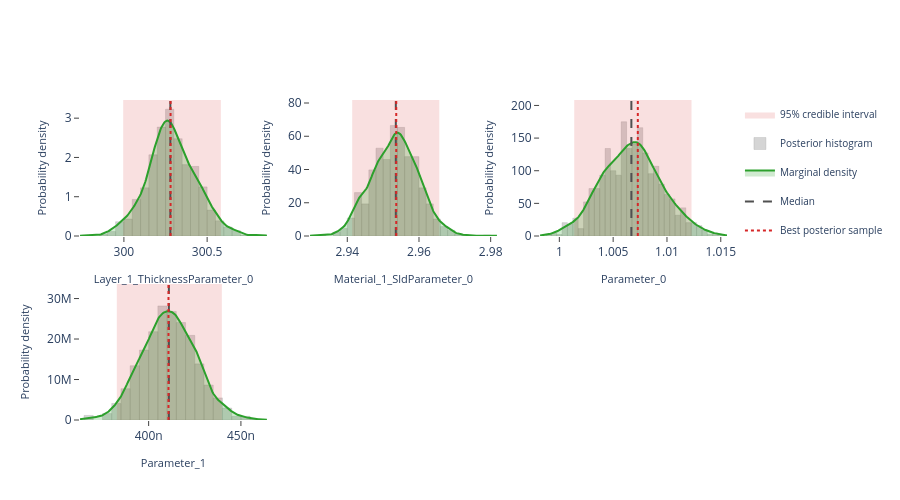

This figure's notebook cell:
### Markdown cell above
## Interactive posterior plots

The next three cells render the same Plotly figures that are shown on the
Bayesian Posterior tab of the EasyReflectometryApp:

* **Marginals** — per-parameter distribution: histogram + smooth KDE marginal,
  shaded 95% credible interval, and median / best-sample lines
  (`plot_distribution` or `posterior.distribution()`)
* **Corner plot** — pairwise marginals + 2-D contours + scatter (`plot_corner`)
* **Traces** — per-chain trace + marginal histogram (`plot_trace`)

The standalone helpers are called with ``return_figure=True`` so they return a
Plotly ``Figure`` that we render in the notebook with ``fig.show()``; the
``PosteriorResults`` methods return the figure directly.

### Code cell
# ---- Marginal posterior distributions ---------------------------------------
# One panel per free parameter, each overlaying the posterior histogram, a
# smooth Gaussian-KDE marginal, the shaded 95% credible interval, and the
# median / best-sample reference lines.  Mirrors the "Marginals" sub-tab in
# the EasyReflectometryApp.

# The PosteriorResults method passes ``logp`` through automatically so the
# best posterior sample (MAP) line is drawn:
fig = posterior.distribution()
fig.show()

# Standalone equivalent (pass ``logp`` to get the best-sample line):
# fig = plot_distribution(
#     posterior.draws,
#     posterior.param_names,
#     logp=posterior.logp,
#     return_figure=True,
# )
# fig.show()

### Figure 1 — Plotly figure (JSON) as saved in the notebook; plotly's stock layout.template omitted (floating-point values rounded to 4 significant figures; data arrays with more than 128 entries replaced by an {"elided": "..."} marker saying what was removed)
{"data": [{"fill": "toself", "fillcolor": "rgba(214, 39, 40, 0.14)", "hoverinfo": "skip", "legendgroup": "95% credible interval", "line": {"color": "rgba(214, 39, 40, 0.14)", "width": 0}, "mode": "lines", "name": "95% credible interval", "showlegend": true, "type": "scatter", "x": [300.0, 300.6, 300.6, 300.0, 300.0], "xaxis": "x", "y": [0.0, 0.0, 3.463, 3.463, 0.0], "yaxis": "y"}, {"histnorm": "probability density", "hovertemplate": "sample=%{x:.4f}<br>density: %{y:.2f}<extra></extra>", "legendgroup": "histogram", "marker": {"color": "rgba(120, 120, 120, 0.38)", "line": {"color": "rgba(120, 120, 120, 0.24)", "width": 1}}, "name": "Posterior histogram", "nbinsx": 40, "opacity": 0.82, "showlegend": true, "type": "histogram", "x": {"elided": "880 float values"}, "xaxis": "x", "yaxis": "y"}, {"fill": "tozeroy", "fillcolor": "rgba(44, 160, 44, 0.22)", "hovertemplate": "Layer_1_ThicknessParameter_0: %{x:.4f}<br>density: %{y:.4f}<extra></extra>", "legendgroup": "marginal", "line": {"color": "rgb(44, 160, 44)", "width": 2}, "mode": "lines", "name": "Marginal density", "showlegend": true, "type": "scatter", "x": {"elided": "256 float values"}, "xaxis": "x", "y": {"elided": "256 float values"}, "yaxis": "y"}, {"hovertemplate": "Median: %{x:.4f}<extra></extra>", "legendgroup": "Median", "line": {"color": "rgb(80, 80, 80)", "dash": "dash", "width": 2}, "mode": "lines", "name": "Median", "showlegend": true, "type": "scatter", "x": [300.3, 300.3], "xaxis": "x", "y": [0.0, 3.463], "yaxis": "y"}, {"hovertemplate": "Best posterior sample: %{x:.4f}<extra></extra>", "legendgroup": "Best posterior sample", "line": {"color": "rgb(214, 39, 40)", "dash": "dot", "width": 2}, "mode": "lines", "name": "Best posterior sample", "showlegend": true, "type": "scatter", "x": [300.3, 300.3], "xaxis": "x", "y": [0.0, 3.463], "yaxis": "y"}, {"fill": "toself", "fillcolor": "rgba(214, 39, 40, 0.14)", "hoverinfo": "skip", "legendgroup": "95% credible interval", "line": {"color": "rgba(214, 39, 40, 0.14)", "width": 0}, "mode": "lines", "name": "95% credible interval", "showlegend": false, "type": "scatter", "x": [2.941, 2.966, 2.966, 2.941, 2.941], "xaxis": "x2", "y": [0.0, 0.0, 81.8, 81.8, 0.0], "yaxis": "y2"}, {"histnorm": "probability density", "hovertemplate": "sample=%{x:.4f}<br>density: %{y:.2f}<extra></extra>", "legendgroup": "histogram", "marker": {"color": "rgba(120, 120, 120, 0.38)", "line": {"color": "rgba(120, 120, 120, 0.24)", "width": 1}}, "name": "Posterior histogram", "nbinsx": 40, "opacity": 0.82, "showlegend": false, "type": "histogram", "x": {"elided": "880 float values"}, "xaxis": "x2", "yaxis": "y2"}, {"fill": "tozeroy", "fillcolor": "rgba(44, 160, 44, 0.22)", "hovertemplate": "Material_1_SldParameter_0: %{x:.4f}<br>density: %{y:.4f}<extra></extra>", "legendgroup": "marginal", "line": {"color": "rgb(44, 160, 44)", "width": 2}, "mode": "lines", "name": "Marginal density", "showlegend": false, "type": "scatter", "x": {"elided": "256 float values"}, "xaxis": "x2", "y": {"elided": "256 float values"}, "yaxis": "y2"}, {"hovertemplate": "Median: %{x:.4f}<extra></extra>", "legendgroup": "Median", "line": {"color": "rgb(80, 80, 80)", "dash": "dash", "width": 2}, "mode": "lines", "name": "Median", "showlegend": false, "type": "scatter", "x": [2.954, 2.954], "xaxis": "x2", "y": [0.0, 81.8], "yaxis": "y2"}, {"hovertemplate": "Best posterior sample: %{x:.4f}<extra></extra>", "legendgroup": "Best posterior sample", "line": {"color": "rgb(214, 39, 40)", "dash": "dot", "width": 2}, "mode": "lines", "name": "Best posterior sample", "showlegend": false, "type": "scatter", "x": [2.954, 2.954], "xaxis": "x2", "y": [0.0, 81.8], "yaxis": "y2"}, {"fill": "toself", "fillcolor": "rgba(214, 39, 40, 0.14)", "hoverinfo": "skip", "legendgroup": "95% credible interval", "line": {"color": "rgba(214, 39, 40, 0.14)", "width": 0}, "mode": "lines", "name": "95% credible interval", "showlegend": false, "type": "scatter", "x": [1.001, 1.012, 1.012, 1.001, 1.001], "xaxis": "x3", "y": [0.0, 0.0, 208.3, 208.3, 0.0], "yaxis": "y3"}, {"histnorm": "probability density", "hovertemplate": "sample=%{x:.4f}<br>density: %{y:.2f}<extra></extra>", "legendgroup": "histogram", "marker": {"color": "rgba(120, 120, 120, 0.38)", "line": {"color": "rgba(120, 120, 120, 0.24)", "width": 1}}, "name": "Posterior histogram", "nbinsx": 40, "opacity": 0.82, "showlegend": false, "type": "histogram", "x": {"elided": "880 float values"}, "xaxis": "x3", "yaxis": "y3"}, {"fill": "tozeroy", "fillcolor": "rgba(44, 160, 44, 0.22)", "hovertemplate": "Parameter_0: %{x:.4f}<br>density: %{y:.4f}<extra></extra>", "legendgroup": "marginal", "line": {"color": "rgb(44, 160, 44)", "width": 2}, "mode": "lines", "name": "Marginal density", "showlegend": false, "type": "scatter", "x": {"elided": "256 float values"}, "xaxis": "x3", "y": {"elided": "256 float values"}, "yaxis": "y3"}, {"hovertemplate": "Median: %{x:.4f}<extra></extra>", "legendgroup": "Median", "line": {"color": "rgb(80, 80, 80)", "dash": "dash", "width": 2}, "mode": "lines", "name": "Median", "showlegend": false, "type": "scatter", "x": [1.007, 1.007], "xaxis": "x3", "y": [0.0, 208.3], "yaxis": "y3"}, {"hovertemplate": "Best posterior sample: %{x:.4f}<extra></extra>", "legendgroup": "Best posterior sample", "line": {"color": "rgb(214, 39, 40)", "dash": "dot", "width": 2}, "mode": "lines", "name": "Best posterior sample", "showlegend": false, "type": "scatter", "x": [1.007, 1.007], "xaxis": "x3", "y": [0.0, 208.3], "yaxis": "y3"}, {"fill": "toself", "fillcolor": "rgba(214, 39, 40, 0.14)", "hoverinfo": "skip", "legendgroup": "95% credible interval", "line": {"color": "rgba(214, 39, 40, 0.14)", "width": 0}, "mode": "lines", "name": "95% credible interval", "showlegend": false, "type": "scatter", "x": [3.827e-07, 4.397e-07, 4.397e-07, 3.827e-07, 3.827e-07], "xaxis": "x4", "y": [0.0, 0.0, 33590000.0, 33590000.0, 0.0], "yaxis": "y4"}, {"histnorm": "probability density", "hovertemplate": "sample=%{x:.4f}<br>density: %{y:.2f}<extra></extra>", "legendgroup": "histogram", "marker": {"color": "rgba(120, 120, 120, 0.38)", "line": {"color": "rgba(120, 120, 120, 0.24)", "width": 1}}, "name": "Posterior histogram", "nbinsx": 40, "opacity": 0.82, "showlegend": false, "type": "histogram", "x": {"elided": "880 float values"}, "xaxis": "x4", "yaxis": "y4"}, {"fill": "tozeroy", "fillcolor": "rgba(44, 160, 44, 0.22)", "hovertemplate": "Parameter_1: %{x:.4f}<br>density: %{y:.4f}<extra></extra>", "legendgroup": "marginal", "line": {"color": "rgb(44, 160, 44)", "width": 2}, "mode": "lines", "name": "Marginal density", "showlegend": false, "type": "scatter", "x": {"elided": "256 float values"}, "xaxis": "x4", "y": {"elided": "256 float values"}, "yaxis": "y4"}, {"hovertemplate": "Median: %{x:.4f}<extra></extra>", "legendgroup": "Median", "line": {"color": "rgb(80, 80, 80)", "dash": "dash", "width": 2}, "mode": "lines", "name": "Median", "showlegend": false, "type": "scatter", "x": [4.11e-07, 4.11e-07], "xaxis": "x4", "y": [0.0, 33590000.0], "yaxis": "y4"}, {"hovertemplate": "Best posterior sample: %{x:.4f}<extra></extra>", "legendgroup": "Best posterior sample", "line": {"color": "rgb(214, 39, 40)", "dash": "dot", "width": 2}, "mode": "lines", "name": "Best posterior sample", "showlegend": false, "type": "scatter", "x": [4.108e-07, 4.108e-07], "xaxis": "x4", "y": [0.0, 33590000.0], "yaxis": "y4"}], "layout": {"barmode": "overlay", "height": 500, "legend": {"font": {"size": 10}}, "plot_bgcolor": "white", "showlegend": true, "xaxis": {"anchor": "y", "domain": [0.0, 0.2889], "range": [299.7, 300.9], "showgrid": false, "ticks": "outside", "title": {"font": {"size": 11}, "text": "Layer_1_ThicknessParameter_0"}, "zeroline": false}, "xaxis2": {"anchor": "y2", "domain": [0.3556, 0.6444], "range": [2.93, 2.982], "showgrid": false, "ticks": "outside", "title": {"font": {"size": 11}, "text": "Material_1_SldParameter_0"}, "zeroline": false}, "xaxis3": {"anchor": "y3", "domain": [0.7111, 1.0], "range": [0.9982, 1.016], "showgrid": false, "ticks": "outside", "title": {"font": {"size": 11}, "text": "Parameter_0"}, "zeroline": false}, "xaxis4": {"anchor": "y4", "domain": [0.0, 0.2889], "range": [3.628e-07, 4.641e-07], "showgrid": false, "ticks": "outside", "title": {"font": {"size": 11}, "text": "Parameter_1"}, "zeroline": false}, "xaxis5": {"anchor": "y5", "domain": [0.3556, 0.6444], "showgrid": false, "ticks": "outside", "zeroline": false}, "xaxis6": {"anchor": "y6", "domain": [0.7111, 1.0], "showgrid": false, "ticks": "outside", "zeroline": false}, "yaxis": {"anchor": "x", "domain": [0.575, 1.0], "range": [0.0, 3.463], "showgrid": false, "ticks": "outside", "title": {"font": {"size": 11}, "text": "Probability density"}, "zeroline": false}, "yaxis2": {"anchor": "x2", "domain": [0.575, 1.0], "range": [0.0, 81.8], "showgrid": false, "ticks": "outside", "title": {"font": {"size": 11}, "text": "Probability density"}, "zeroline": false}, "yaxis3": {"anchor": "x3", "domain": [0.575, 1.0], "range": [0.0, 208.3], "showgrid": false, "ticks": "outside", "title": {"font": {"size": 11}, "text": "Probability density"}, "zeroline": false}, "yaxis4": {"anchor": "x4", "domain": [0.0, 0.425], "range": [0.0, 33590000.0], "showgrid": false, "ticks": "outside", "title": {"font": {"size": 11}, "text": "Probability density"}, "zeroline": false}, "yaxis5": {"anchor": "x5", "domain": [0.0, 0.425], "showgrid": false, "ticks": "outside", "zeroline": false}, "yaxis6": {"anchor": "x6", "domain": [0.0, 0.425], "showgrid": false, "ticks": "outside", "zeroline": false}}}
